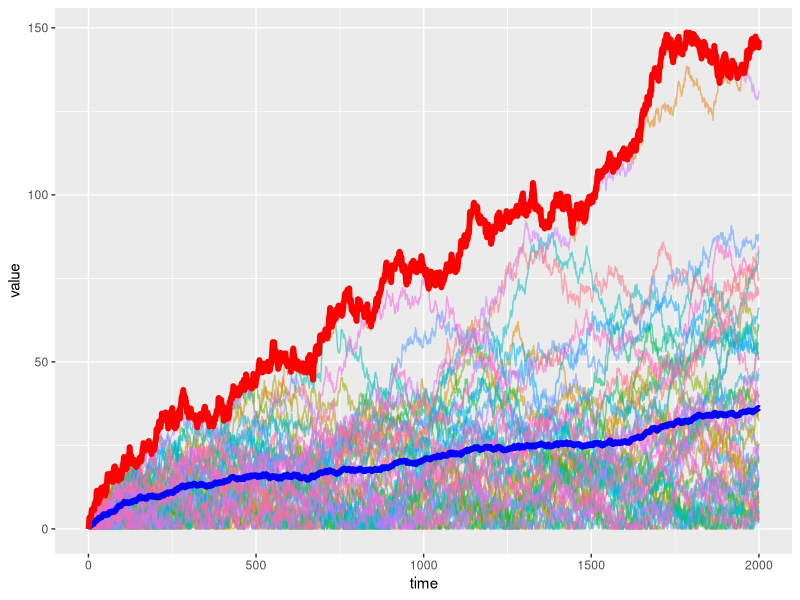
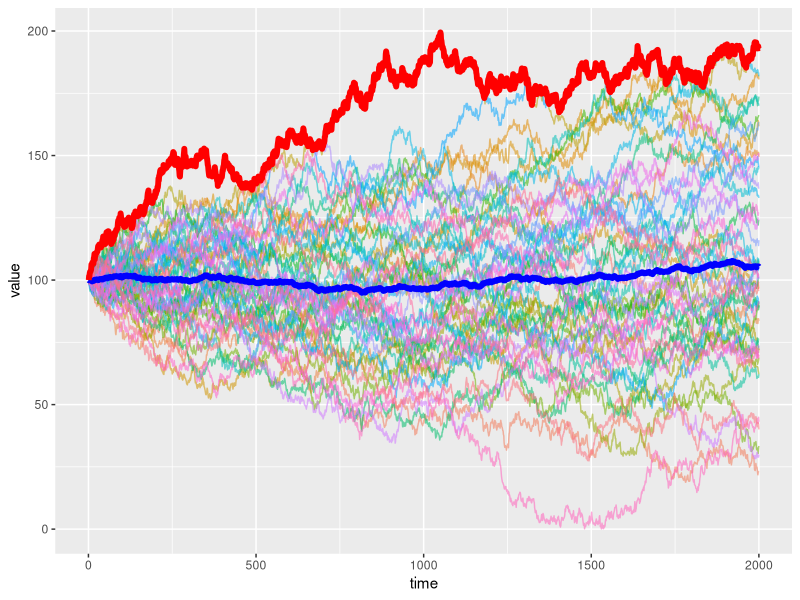

The R source for these figures, in order:
## ---- chunk 1
nlineages = 50
ngenerations = 2000
## ---- chunk 2

walk <- function(x, boundary = 0) {
    y <- vector()
    i = 0
    for (a in x) {
        i = i + 1
        b = 0
        if (i > 1) {
            b = tail(y, n = 1) + a
        }
        if (b > boundary) {
            y[i] = b
        } else {
            y[i] = boundary
        }
    }
    
    return(y)
}

D.list <- list()

for (a in 1:nlineages) {
    D.list[[a]] <- walk(rnorm(ngenerations))
}

D <- do.call(cbind.data.frame, c(D.list))

colnames(D) <- 1:ncol(D)

## ---- chunk 3
library(ggplot2)
require(reshape)

D <- cbind(list(time=1:nrow(D)),D)

df <- melt(D ,  id = 'time', variable_name = 'series')

ggplot(df, aes(time,value)) + 
geom_line(aes(colour = series, alpha=0.25)) + 
stat_summary(fun.y = 'mean', colour = 'blue', size = 2, geom = 'line') +
stat_summary(fun.y = 'max', colour = 'red', size = 2, geom = 'line') +
theme(legend.position="none")

## ---- chunk 4

walk1 <- function(x, boundary = 0) {
    y <- vector()
    i = 0
    for (a in x) {
        i = i + 1
        b = 100
        if (i > 1) {
            b = tail(y, n = 1) + a
        }
        if (b > boundary) {
            y[i] = b
        } else {
            y[i] = boundary
        }
    }
    
    return(y)
}

D.list <- list()

for (a in 1:nlineages) {
    D.list[[a]] <- walk1(rnorm(ngenerations))
}

D <- do.call(cbind.data.frame, c(D.list))

colnames(D) <- 1:ncol(D)

## ---- chunk 5
library(ggplot2)
require(reshape)

D <- cbind(list(time=1:nrow(D)),D)

df <- melt(D ,  id = 'time', variable_name = 'series')

ggplot(df, aes(time,value)) + 
geom_line(aes(colour = series, alpha=0.25)) + 
stat_summary(fun.y = 'mean', colour = 'blue', size = 2, geom = 'line') +
stat_summary(fun.y = 'max', colour = 'red', size = 2, geom = 'line') +
theme(legend.position="none")
